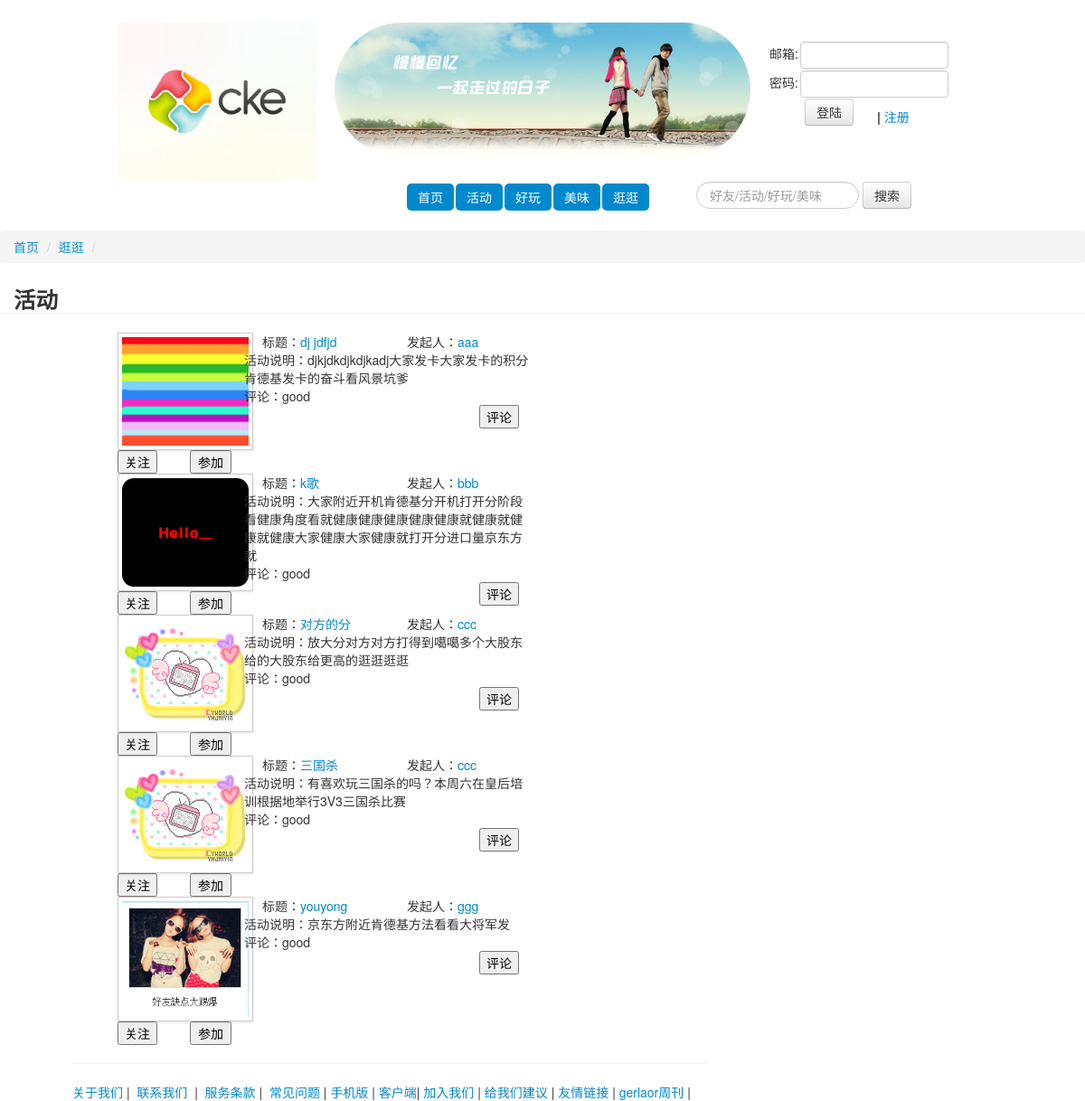
Screenshot of /index/huodong/ with the database file from the repository.
### active/models.py (models this page shows)
class Active(models.Model):
    title = models.CharField(max_length=30)
    content = models.TextField()
    picture = models.FileField(upload_to='./picture/')
    leibie = models.CharField(max_length=10,choices=(('a',u'旅游'),('b',u'运动'),('c',u'学习'),('d',u'游戏'),('e',u'聚餐'),('f',u'k歌'),('g',u'棋牌')))
    city = models.CharField(max_length=10)
    holdtime = models.DateField()
    time = models.DateTimeField(auto_now_add=True)
    money = models.CharField(max_length=10)
    user = models.ForeignKey(User)

### active/views.py (the view)
# urls.py: url(r'^index/huodong/$',huodong),
def huodong(req):
    if req.user.is_authenticated():
        up = UserProfile.objects.get(user=req.user)
    else:
        up = None
    active = Active.objects.all()
    lf = LoginForm()
    return render(req,'huodong.html',{'lf':lf,'up':up,'active':active})

### active/forms.py
class LoginForm(forms.Form):
    username = forms.CharField(label='邮箱')
    password = forms.CharField(label='密码',widget=forms.PasswordInput)

### active/templates/huodong.html (shortened to what this page needs)
{% extends "base_index.html" %}
{% block content %}
   <div style="height:15px;margin-left:15px;">
   <div >
   <h3 >活动</h3>
   </div>
   </div>
   <hr/>
    <div class="container">
        <div class="row">
         <div class="span6">
            {% for ac in active %}
              <div class="row">
             <div class="span2" style="cursor:pointer">
               <img src="/static/{{ac.picture}}" class="img-polaroid">
    	        	     <div class="row">
                        <div class="span1">
                        {% if ac in up.fllowa.all%}
                        <a href="/flwa/?id={{ac.id}}"><input type="button" value="取消关注" "></a>
                        {%else%}
                        <a href="/flwa/?id={{ac.id}}"><input type="button" value="关注""></a>
                        {%endif%}
                        </div>
                        <div class="span1">
                        {%if ac in up.joina.all%}
                        <a href="/joia/?id={{ac.id}}" ><input type="button" value="不参加" " class="span1"></a>
                        {%else%}
                        <a href="/joia/?id={{ac.id}}" ><input type="button" value="参加" " class="span1"></a>
                        {%endif%}
                        </div>
                    </div>
    	       </div>
    	       <div class="span4">
    	        	   <div class="row">
                       <div class="span2">
                       标题：<a href="/disact/{{ac.id}}">{{ac.title}}</a>
                       </div>
                       <div class="span2">
                       发起人：<a href="/user/home/?id={{ac.user.id}}" >{{ac.user.username}}</a>
                       </div>
                  </div>
                  <div class="row">活动说明：{{ac.content}}</div>
                  <div class="row">
                         评论：good
                  </div>
                  <div class="row">
                     <div class="span1 offset3">
                  <a href="" ><button>评论</button></a>
                     </div>
                  </div>
             </div>
             </div>
              {% endfor%}
        </div>
    </div>
 </div>
{% endblock %}

### active/templates/base_index.html (shortened to what this page needs)
<!DOCTYPE HTML>
<html>
<head>
    <link rel="stylesheet" type="text/css" href="/statics/css/bootstrap.css" />
    <link rel="stylesheet" type="text/css" href="/statics/css/index.css" />
</head>
<body>
	<div class="container" id="head">
		<div class="row">
		     <div class="span3"><img src="/statics/image/logt2.jpg" class="img-rounded"></div>
	        <div class="span6"><img src="/statics/image/x-3.jpg"  class="img-circle"></div>
        	<div class="span3">
        	   {% if user.is_authenticated %}
        	   welcome&nbsp;&nbsp;&nbsp;<a href="/user/home/{{user.id}}/">{{user.username}}</a><br/>
            <div class="row">
               <div class="span2">
         	   <div style="background-image:url(/statics/image/bghdimg.jpg);width:100px;height:100px;">
         	   <a href="/user/home/" ><img src="/static/{{up.headimg}}" ></a>
         	   </div>
               </div>
               <div style="position:relative;right:25px;">
               <a href="" >关注好友({{up.fpnum}})</a><br/>
               <a href="" >关注活动({{up.fanum}})</a>
               <a href="" >参加活动({{up.janum}})</a>
             	<a href="" >粉丝({{up.fans}})</a>
             	</div>
            </div>
        	   <br/>
        	   <div style="margin-top:-10px;">
        	   <a href="/user/home/">个人主页</a>&nbsp;&nbsp;&nbsp;&nbsp;<a href="/logout/" >退出</a>
            </div>
        	   {% else %}
	         <form class="form-horizontal" id="hdform" method="post" action="/index/">
               <table>
        	       {{lf.as_table}}
        	       </table>
                <div class="row">
                	<div class="span1 " style="padding-left: 40px;">
	             		<button type="submit" class="btn " > 登陆</button>
	             	</div>
	             	<div class="span1 "  style="padding-top: 10px;">
	       	    		<strong>|</strong>
                		<a href="/register/">注册</a>
                	</div>
                </div>
	         </form>
	         {% endif %}
	      </div>
	  </div>
   </div>
    <div id="headb" class="container">
	         <div id="mulu" class="row">
	             <div class="span4 offset4">
	               <ul class="nav nav-pills">
                 		<li class="active">
                			<a href="/index/">首页</a>
                		</li>
                		<li class="active">
               		 	<a href="/index/huodong/">活动</a>
                  	</li>
                		<li class="active">
                			<a href="/index/haowan/">好玩</a>
                		</li>
               		<li class="active">
                			<a href="/index/meiwei/ ">美味</a>
                		</li>
                		<li class="active">
                			<a href="/index/gggg/">逛逛</a>
                		</li>
                	</ul>
                </div>
               <div class="span4">
                <form class="form-search">
                    <input type="text" class="input-medium search-query" placeholder="好友/活动/好玩/美味" name="search">
                    <input type="submit" class="btn" value="搜索">
                </form>
               </div>
           </div>
     </div>
 	<div>
    	<ul class="breadcrumb">
    		<li><a href="/index/">首页</a> <span class="divider">/</span></li>
    		<li><a href="gggg">逛逛</a> <span class="divider">/</span></li>
    	</ul>
   </div>
{% block content %}{% endblock %}
  <div >
     <div class="row">
       <div class="span9 offset1">
       <hr/>
   <a href="" >关于我们</a>&nbsp;|&nbsp;<a href="" > 联系我们 </a>&nbsp;|&nbsp;<a href="" > 服务条款</a>&nbsp;|&nbsp;<a href="" > 常见问题</a>&nbsp;|&nbsp;<a href="" >手机版</a>&nbsp;|&nbsp;<a href="" >客户端</a>|&nbsp;<a href="" >加入我们</a>&nbsp;|&nbsp;<a href="" >给我们建议</a>&nbsp;|&nbsp;<a href="" >友情链接</a>&nbsp;|&nbsp;<a href="" >gerlaor周刊</a>&nbsp;|
       </div>
     </div>
   </div>
</body>
</html>

### active/templates/css/index.css (style rules this page uses)
#head { margin-top: 25px; }
#hdform { margin-top: 20px; }
input { width: 180px; }

### active/templates/base_index.html (style rules this page uses)
input { width: 150px; margin-bottom: }

### rows the page displays
Active: picture (picture), title "dj jdfjd", user.username "aaa", content "djkjdkdjkdjkadj大家发卡大家发卡的积分肯德基发卡的奋斗看风景坑爹"
Active: picture (picture), title "k歌", user.username "bbb", content "大家附近开机肯德基分开机打开分阶段看健康角度看就健康健康健康健康健康就健康就健康就健康大家健康大家健康就打开分进口量京东方就"
Active: picture (picture), title "对方的分", user.username "ccc", content "放大分对方对方打得到噶噶多个大股东给的大股东给更高的逛逛逛逛"
Active: picture (picture), title "三国杀", user.username "ccc", content "有喜欢玩三国杀的吗？本周六在皇后培训根据地举行3V3三国杀比赛"
Active: picture (picture), title "youyong", user.username "ggg", content "京东方附近肯德基方法看看大将军发"
